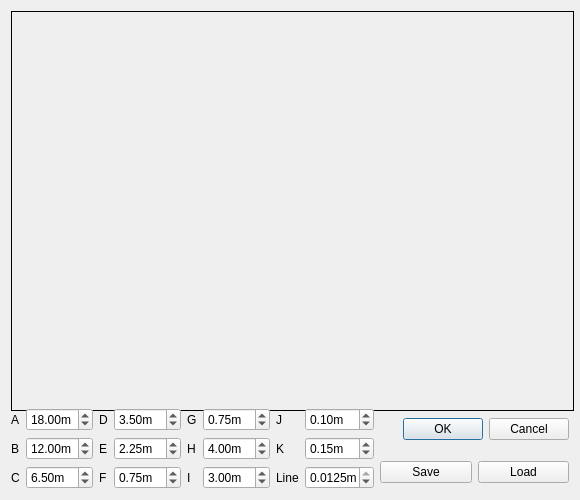
<?xml version="1.0" encoding="UTF-8"?>
<ui version="4.0">
 <class>FieldBuilderDialog</class>
 <widget class="QDialog" name="FieldBuilderDialog">
  <property name="geometry">
   <rect>
    <x>0</x>
    <y>0</y>
    <width>580</width>
    <height>500</height>
   </rect>
  </property>
  <property name="minimumSize">
   <size>
    <width>580</width>
    <height>500</height>
   </size>
  </property>
  <property name="maximumSize">
   <size>
    <width>580</width>
    <height>500</height>
   </size>
  </property>
  <property name="windowTitle">
   <string>MinhoTeam Simulation Tools - MSL Field Builder</string>
  </property>
  <property name="windowIcon">
   <iconset resource="resources.qrc">
    <normaloff>:/resources/images/app.png</normaloff>:/resources/images/app.png</iconset>
  </property>
  <layout class="QGridLayout" name="gridLayout_2">
   <item row="0" column="0" colspan="3">
    <widget class="QLabel" name="lb_image">
     <property name="minimumSize">
      <size>
       <width>563</width>
       <height>400</height>
      </size>
     </property>
     <property name="maximumSize">
      <size>
       <width>563</width>
       <height>400</height>
      </size>
     </property>
     <property name="frameShape">
      <enum>QFrame::Box</enum>
     </property>
     <property name="lineWidth">
      <number>1</number>
     </property>
     <property name="midLineWidth">
      <number>0</number>
     </property>
     <property name="text">
      <string/>
     </property>
    </widget>
   </item>
   <item row="1" column="0" rowspan="2">
    <layout class="QGridLayout" name="gridLayout">
     <item row="3" column="2">
      <widget class="QLabel" name="label_7">
       <property name="text">
        <string>F</string>
       </property>
      </widget>
     </item>
     <item row="3" column="3">
      <widget class="QDoubleSpinBox" name="F">
       <property name="suffix">
        <string>m</string>
       </property>
       <property name="maximum">
        <double>20.000000000000000</double>
       </property>
       <property name="singleStep">
        <double>0.100000000000000</double>
       </property>
       <property name="value">
        <double>0.750000000000000</double>
       </property>
      </widget>
     </item>
     <item row="2" column="0">
      <widget class="QLabel" name="label_3">
       <property name="text">
        <string>B</string>
       </property>
      </widget>
     </item>
     <item row="2" column="1">
      <widget class="QDoubleSpinBox" name="B">
       <property name="suffix">
        <string>m</string>
       </property>
       <property name="maximum">
        <double>20.000000000000000</double>
       </property>
       <property name="singleStep">
        <double>0.100000000000000</double>
       </property>
       <property name="value">
        <double>12.000000000000000</double>
       </property>
      </widget>
     </item>
     <item row="3" column="1">
      <widget class="QDoubleSpinBox" name="C">
       <property name="suffix">
        <string>m</string>
       </property>
       <property name="maximum">
        <double>20.000000000000000</double>
       </property>
       <property name="singleStep">
        <double>0.100000000000000</double>
       </property>
       <property name="value">
        <double>6.500000000000000</double>
       </property>
      </widget>
     </item>
     <item row="1" column="3">
      <widget class="QDoubleSpinBox" name="D">
       <property name="suffix">
        <string>m</string>
       </property>
       <property name="maximum">
        <double>20.000000000000000</double>
       </property>
       <property name="singleStep">
        <double>0.100000000000000</double>
       </property>
       <property name="value">
        <double>3.500000000000000</double>
       </property>
      </widget>
     </item>
     <item row="1" column="2">
      <widget class="QLabel" name="label_5">
       <property name="text">
        <string>D</string>
       </property>
      </widget>
     </item>
     <item row="2" column="5">
      <widget class="QDoubleSpinBox" name="H">
       <property name="suffix">
        <string>m</string>
       </property>
       <property name="maximum">
        <double>20.000000000000000</double>
       </property>
       <property name="singleStep">
        <double>0.100000000000000</double>
       </property>
       <property name="value">
        <double>4.000000000000000</double>
       </property>
      </widget>
     </item>
     <item row="1" column="4">
      <widget class="QLabel" name="label_11">
       <property name="text">
        <string>G</string>
       </property>
      </widget>
     </item>
     <item row="2" column="3">
      <widget class="QDoubleSpinBox" name="E">
       <property name="suffix">
        <string>m</string>
       </property>
       <property name="maximum">
        <double>20.000000000000000</double>
       </property>
       <property name="singleStep">
        <double>0.100000000000000</double>
       </property>
       <property name="value">
        <double>2.250000000000000</double>
       </property>
      </widget>
     </item>
     <item row="3" column="4">
      <widget class="QLabel" name="label_10">
       <property name="text">
        <string>I</string>
       </property>
      </widget>
     </item>
     <item row="3" column="5">
      <widget class="QDoubleSpinBox" name="I">
       <property name="suffix">
        <string>m</string>
       </property>
       <property name="maximum">
        <double>20.000000000000000</double>
       </property>
       <property name="singleStep">
        <double>0.100000000000000</double>
       </property>
       <property name="value">
        <double>3.000000000000000</double>
       </property>
      </widget>
     </item>
     <item row="1" column="5">
      <widget class="QDoubleSpinBox" name="G">
       <property name="suffix">
        <string>m</string>
       </property>
       <property name="maximum">
        <double>20.000000000000000</double>
       </property>
       <property name="singleStep">
        <double>0.100000000000000</double>
       </property>
       <property name="value">
        <double>0.750000000000000</double>
       </property>
      </widget>
     </item>
     <item row="1" column="0">
      <widget class="QLabel" name="label_2">
       <property name="text">
        <string>A</string>
       </property>
      </widget>
     </item>
     <item row="2" column="4">
      <widget class="QLabel" name="label_9">
       <property name="text">
        <string>H</string>
       </property>
      </widget>
     </item>
     <item row="3" column="0">
      <widget class="QLabel" name="label_4">
       <property name="text">
        <string>C</string>
       </property>
      </widget>
     </item>
     <item row="2" column="2">
      <widget class="QLabel" name="label_6">
       <property name="text">
        <string>E</string>
       </property>
      </widget>
     </item>
     <item row="1" column="1">
      <widget class="QDoubleSpinBox" name="A">
       <property name="suffix">
        <string>m</string>
       </property>
       <property name="maximum">
        <double>20.000000000000000</double>
       </property>
       <property name="singleStep">
        <double>0.100000000000000</double>
       </property>
       <property name="value">
        <double>18.000000000000000</double>
       </property>
      </widget>
     </item>
     <item row="1" column="6">
      <widget class="QLabel" name="label_8">
       <property name="text">
        <string>J</string>
       </property>
      </widget>
     </item>
     <item row="2" column="6">
      <widget class="QLabel" name="label_12">
       <property name="text">
        <string>K</string>
       </property>
      </widget>
     </item>
     <item row="3" column="6">
      <widget class="QLabel" name="label_13">
       <property name="text">
        <string>Line</string>
       </property>
      </widget>
     </item>
     <item row="2" column="7">
      <widget class="QDoubleSpinBox" name="K">
       <property name="suffix">
        <string>m</string>
       </property>
       <property name="maximum">
        <double>20.000000000000000</double>
       </property>
       <property name="singleStep">
        <double>0.100000000000000</double>
       </property>
       <property name="value">
        <double>0.150000000000000</double>
       </property>
      </widget>
     </item>
     <item row="1" column="7">
      <widget class="QDoubleSpinBox" name="J">
       <property name="suffix">
        <string>m</string>
       </property>
       <property name="maximum">
        <double>20.000000000000000</double>
       </property>
       <property name="singleStep">
        <double>0.100000000000000</double>
       </property>
       <property name="value">
        <double>0.100000000000000</double>
       </property>
      </widget>
     </item>
     <item row="3" column="7">
      <widget class="QDoubleSpinBox" name="L">
       <property name="suffix">
        <string>m</string>
       </property>
       <property name="decimals">
        <number>4</number>
       </property>
       <property name="minimum">
        <double>0.010000000000000</double>
       </property>
       <property name="maximum">
        <double>0.012500000000000</double>
       </property>
       <property name="singleStep">
        <double>0.001000000000000</double>
       </property>
       <property name="value">
        <double>0.012500000000000</double>
       </property>
      </widget>
     </item>
    </layout>
   </item>
   <item row="1" column="1" colspan="2">
    <widget class="QDialogButtonBox" name="buttonBox">
     <property name="orientation">
      <enum>Qt::Horizontal</enum>
     </property>
     <property name="standardButtons">
      <set>QDialogButtonBox::Cancel|QDialogButtonBox::Ok</set>
     </property>
    </widget>
   </item>
   <item row="2" column="1">
    <widget class="QPushButton" name="bt_save">
     <property name="text">
      <string>Save</string>
     </property>
    </widget>
   </item>
   <item row="2" column="2">
    <widget class="QPushButton" name="bt_default">
     <property name="text">
      <string>Load</string>
     </property>
    </widget>
   </item>
  </layout>
 </widget>
 <resources>
  <include location="resources.qrc"/>
 </resources>
 <connections>
  <connection>
   <sender>buttonBox</sender>
   <signal>accepted()</signal>
   <receiver>FieldBuilderDialog</receiver>
   <slot>accept()</slot>
   <hints>
    <hint type="sourcelabel">
     <x>248</x>
     <y>254</y>
    </hint>
    <hint type="destinationlabel">
     <x>157</x>
     <y>274</y>
    </hint>
   </hints>
  </connection>
  <connection>
   <sender>buttonBox</sender>
   <signal>rejected()</signal>
   <receiver>FieldBuilderDialog</receiver>
   <slot>reject()</slot>
   <hints>
    <hint type="sourcelabel">
     <x>316</x>
     <y>260</y>
    </hint>
    <hint type="destinationlabel">
     <x>286</x>
     <y>274</y>
    </hint>
   </hints>
  </connection>
 </connections>
</ui>
